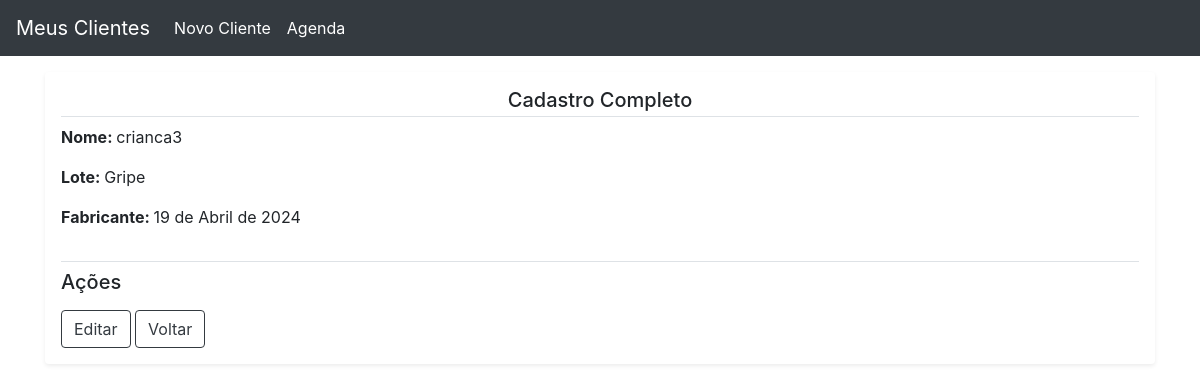
Page /vacinacao/visualizar_vacinacao/1 on the committed database.
### vacinacao/models.py (models this page shows)
class CadastroVacinal(models.Model):
    status_vacinacao = [
        ('Processamento', 'Processamento'),
        ('Completo', 'Completo'),
        ('Recusado', 'Recusado'),
    ]
    vacina = models.ForeignKey(Vacina, on_delete=models.CASCADE)
    paciente = models.ForeignKey(Crianca, on_delete=models.CASCADE)
    unidade_saude = models.ForeignKey(UnidadeSaude, on_delete=models.CASCADE)
    data_aplicacao = models.DateField('Data da aplicação')
    status = models.CharField('Status', choices=status_vacinacao, max_length=250)
    class Meta:
        db_table = 'vacinacao'
        verbose_name = 'vacinacao'
        verbose_name_plural = 'vacinacao'

### clientes/models.py (models this page shows)
class Crianca(models.Model):
    crianca_nome = models.CharField('Nome da criança', max_length=250)
    crianca_nascimento = models.DateField('Data de nascimento')
    crianca_rg = models.CharField('RG da criança', max_length=250, blank=True)
    crianca_cpf = BRCPFField('CPF', blank=True)
    crianca_responsavel = models.ForeignKey(Pais, on_delete=models.CASCADE)
    class Meta:
        db_table = "crianca"
        ordering = ("crianca_nome",)
    def __str__(self):
        return self.crianca_nome

### vacina/models.py (models this page shows)
class Vacina(models.Model):
    vacina_nome = models.CharField('Vacina', max_length=250)
    vacina_lote = models.CharField('Lote', max_length=250)
    vacina_fabricante = models.CharField('Lote', max_length=250)
    def __str__(self):
        return self.vacina_nome

### vacinacao/views.py (the view)
# urls.py: path('visualizar_vacinacao/<int:id>', visualizar_vacinacao, name='visualizar_vacinacao'),
def visualizar_vacinacao(request, id):
    vacinacao = get_object_or_404(CadastroVacinal, id = id)
    context = {
        'vacinacao': vacinacao
    }
    return render(request, 'vacinacao/visualizar_vacinacao.html', context)

### templates/vacinacao/visualizar_vacinacao.html (shortened to what this page needs)
{% extends "base.html" %}
{% block main %}
<div class="container">
    <div class="my-3 p-3 bg-white rounded shadow-sm">
        <p class="text-center h5 border-bottom border-gray pb-1"> Cadastro Completo </p>
        <div class="row">
            <div class="col-md-8">
                <p> <strong class="text-gray-dark">Nome: </strong>  {{ vacinacao.paciente }} </p>
                <p> <strong class="text-gray-dark">Lote: </strong>  {{ vacinacao.vacina }} </p>
                <p> <strong class="text-gray-dark">Fabricante: </strong>  {{ vacinacao.data_aplicacao }} </p>
            </div>
        </div>
        <h5 class="mt-3 mb-3 border-top border-gray pt-2">Ações</h5>
        <a href="{% url 'editar_vacinacao' vacinacao.id %}" class="btn btn-outline-dark">  Editar </a>
        <a href="{% url 'listar_vacinacao' %}" class="btn btn-outline-dark">  Voltar </a>
    </div>
</div>
{% endblock main %}

### static/css/style.css (style rules this page uses)
html, body { height: 100%; }

### rows in the picture
CadastroVacinal: paciente "crianca3", vacina "Gripe", data_aplicacao "19 de Abril de 2024"
